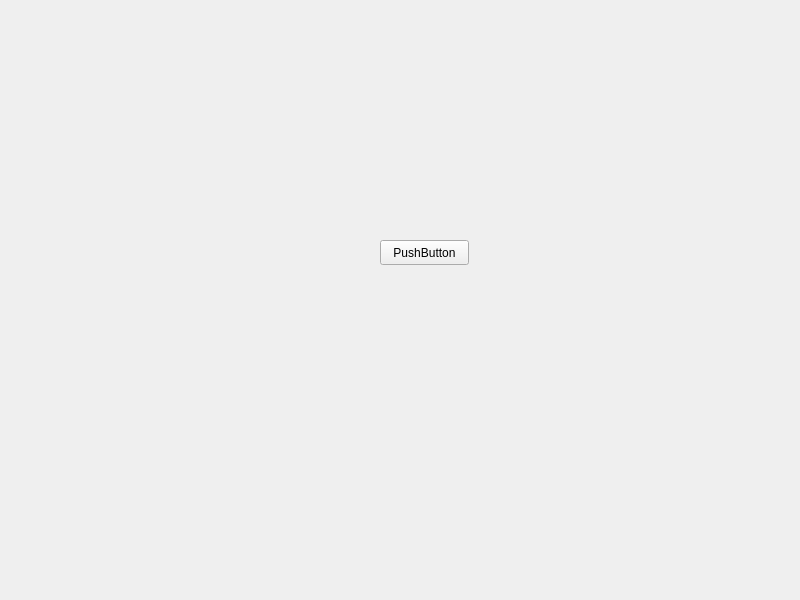
<?xml version="1.0" encoding="UTF-8"?>
<ui version="4.0">
 <class>Widget</class>
 <widget class="QWidget" name="Widget">
  <property name="geometry">
   <rect>
    <x>0</x>
    <y>0</y>
    <width>800</width>
    <height>600</height>
   </rect>
  </property>
  <property name="windowTitle">
   <string>Widget</string>
  </property>
  <widget class="QPushButton" name="pushButton">
   <property name="geometry">
    <rect>
     <x>380</x>
     <y>240</y>
     <width>89</width>
     <height>25</height>
    </rect>
   </property>
   <property name="text">
    <string>PushButton</string>
   </property>
  </widget>
 </widget>
 <resources/>
 <connections/>
</ui>
